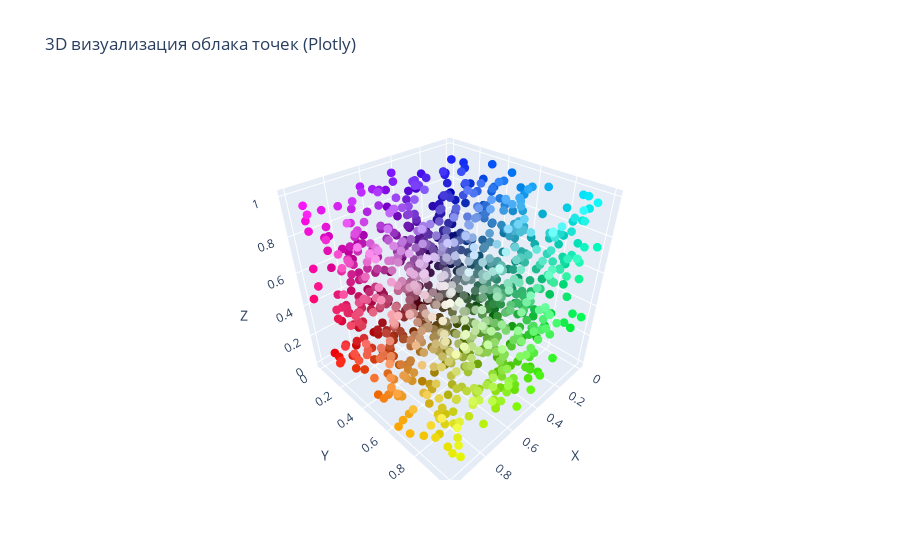

Here is the notebook cell this chart was saved with:
### Markdown cell above
## Шаг 4. 3D-интерактивная визуализация с помощью Plotly

Каждая точка отображается в 3D с цветом, заданным в формате `'rgb(r, g, b)'`, где компоненты — целые числа от 0 до 255.

### Code cell
fig = go.Figure(
    data=[
        go.Scatter3d(
        x=points[:, 0],
        y=points[:, 1],
        z=points[:, 2],
        mode='markers',
        marker=dict(
            size=3,
            color=['rgb({},{},{})'.format(int(r*255), int(g*255), int(b*255)) for r, g, b in colors],
            )
        )
    ])

fig.update_layout(title='3D визуализация облака точек (Plotly)',
scene=dict(
xaxis_title='X',
yaxis_title='Y',
zaxis_title='Z'))

fig.show()

### Figure 1 — Plotly figure (JSON) as saved in the notebook; plotly's stock layout.template omitted (floating-point values rounded to 4 significant figures; data arrays with more than 128 entries replaced by an {"elided": "..."} marker saying what was removed)
{"data": [{"marker": {"color": {"elided": "1000 str values"}, "size": 3}, "mode": "markers", "type": "scatter3d", "x": {"elided": "1000 float values"}, "y": {"elided": "1000 float values"}, "z": {"elided": "1000 float values"}}], "layout": {"scene": {"xaxis": {"title": {"text": "X"}}, "yaxis": {"title": {"text": "Y"}}, "zaxis": {"title": {"text": "Z"}}}, "title": {"text": "3D визуализация облака точек (Plotly)"}}}
